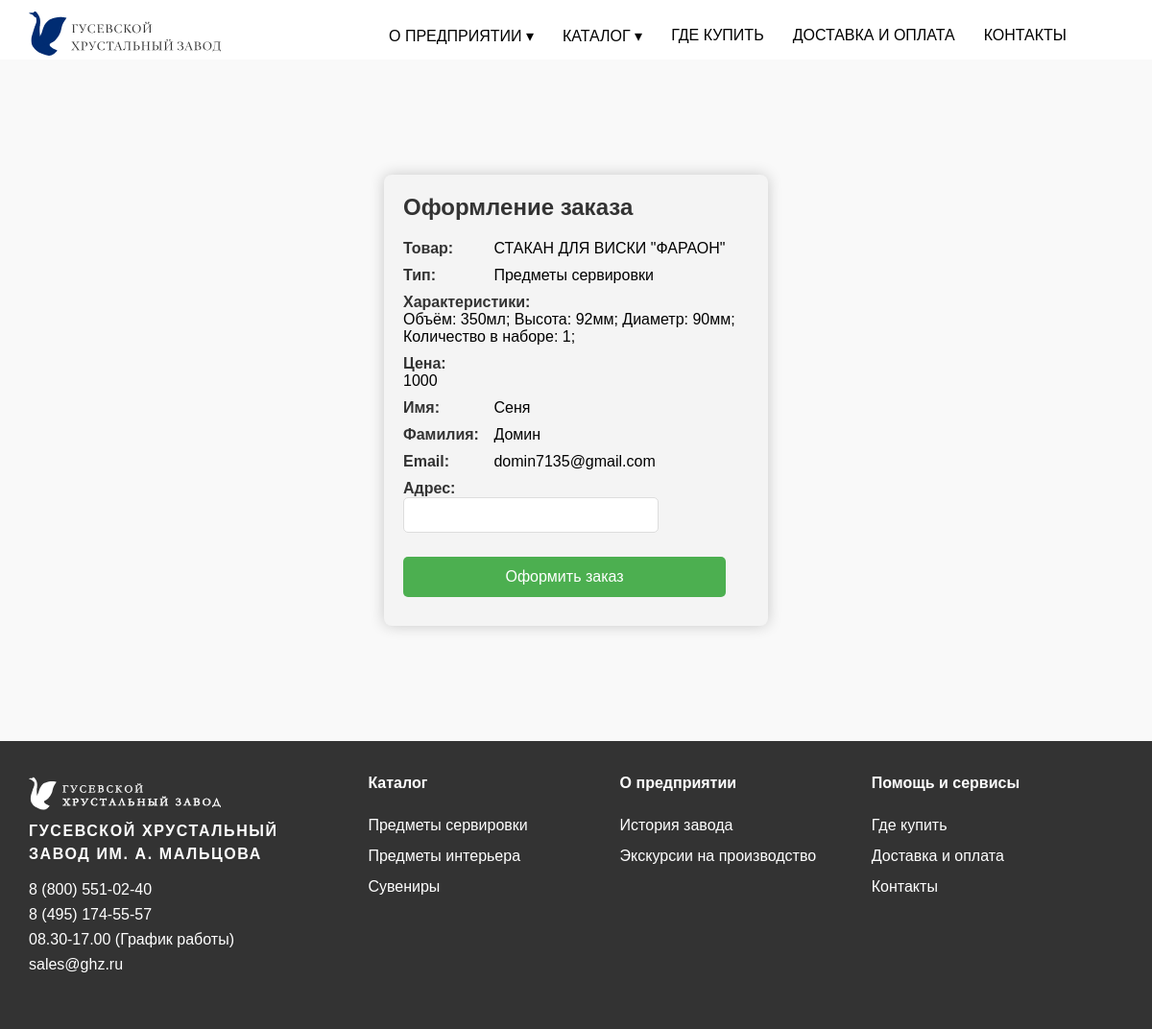
The app's page /order/1 (signed in) with its own data.
### tables this page shows
CREATE TABLE "tovary" (
	"id_tovara"	INTEGER NOT NULL UNIQUE,
	"image"	TEXT,
	"title"	TEXT,
	"type"	INTEGER,
	"color"	INTEGER,
	"drawing"	TEXT,
	"characterisrics"	TEXT,
	"appointment"	INTEGER,
	"price"	TEXT,
	PRIMARY KEY("id_tovara")
);

CREATE TABLE "types" (
	"id_type"	INTEGER NOT NULL UNIQUE,
	"name"	TEXT NOT NULL,
	PRIMARY KEY("id_type" AUTOINCREMENT)
);

CREATE TABLE "client" (
"id" INTEGER PRIMARY KEY NOT NULL UNIQUE,
"name" TEXT NOT NULL,
"surname" TEXT NOT NULL,
"email" TEXT NOT NULL UNIQUE,
"password" TEXT NOT NULL);

### main.py (the view)
@app.route("/order/<tovar_id>", methods=["POST", "GET"])
@login_required
def order(tovar_id):
    tovar_info = dbase.getTovar(tovar_id)
    id_user = current_user.get_id()
    name_user = current_user.get_name()
    surname_user = current_user.get_surname()
    email_user = current_user.get_email()
    if request.method == "POST":
        address = request.form['address']
        res = dbase.addOrder(id_user, tovar_id, address, tovar_info[0][0], tovar_info[0][-1])
        return redirect(url_for('profile'))
    return render_template('order.html', title_tovar=tovar_info[0][0], type_tovar=tovar_info[0][1], characteristic_tovar=tovar_info[0][2],
                           tovar_price=tovar_info[0][-1], name_user=name_user, surname_user=surname_user, email_user=email_user)

### FDataBase.py (called while the page is built)
    def getUser(self, user_id):
        try:
            self.__cur.execute(f"SELECT * FROM client WHERE id = {user_id} LIMIT 1")
            res = self.__cur.fetchone()
            if not res:
                print("Пользователь не найден")
                return False
            return res
        except sqlite3.Error as e:
            print("Ошибка получения данных их БД" + str(e))
        return False

    def getTovar(self, id):
        try:
            self.__cur.execute(f'SELECT tovary.title, types.name AS type_name, tovary.characterisrics, tovary.price FROM tovary '
                               f'JOIN types ON tovary.type = types.id_type WHERE tovary.id_tovara = {id} ')
            res = self.__cur.fetchall()
            return res
        except sqlite3.Error as e:
            print("Ошибка получения данных из БД" + str(e))
        return []

### UserLogin.py (called while the page is built)
    def fromDB(self, user_id, db):
        self.__user = db.getUser(user_id)
        return self

    def get_id(self):
        return str(self.__user['id'])

    def get_name(self):
        return str(self.__user['name'])

    def get_surname(self):
        return str(self.__user['surname'])

    def get_email(self):
        return str(self.__user['email'])

### main.py (called while the page is built)
def connect_db(): #подключение к бд
    conn = sqlite3.connect(app.config['DATABASE'])
    conn.row_factory = sqlite3.Row
    return conn

def get_db():# подклбчение к БД внутри запроса
    if not hasattr(g, 'link_db'):
        g.link_db = connect_db()
    return g.link_db

@app.before_request
def before_request():
    global dbase
    db = get_db()
    dbase = FDataBase(db)

@login_manager.user_loader
def load_user(user_id):
    print("load_user")
    return UserLogin().fromDB(user_id, dbase)

### templates/order.html (shortened to what this page needs)
<!DOCTYPE HTML>
<html lang="ru">
<head>
	<link rel="stylesheet" href="../../static/styles/menu.css">
	<link rel="stylesheet" href="../../static/styles/footer.css">
</head>
<body  style="background-color: #F9F9F9;">
	<header>
		<a href="/" class="logo"><img width="200" height="46" src="../../static/image/logotype.svg" alt="Гусевской хрустальный завод"></a>
		<nav>
			<ul>
				<li><a href="/about_us">О ПРЕДПРИЯТИИ &blacktriangledown;</a>
				</li>
				<li><a href="/catalog">КАТАЛОГ &blacktriangledown;</a>
				</li>
				<li><a href="/shops">ГДЕ КУПИТЬ</a></li>
				<li><a href="/oplata">ДОСТАВКА И ОПЛАТА</a></li>
				<li><a href="/contacts">КОНТАКТЫ</a></li>
			</ul>
        </nav>
    </header>
    <div class="form-container">
        <h2>Оформление заказа</h2>
        <form action="" method="post">
			<p><label>Товар:</label> {{ title_tovar }}</p>
			<p><label>Тип:</label> {{ type_tovar }}</p>
			<p><label>Характеристики:</label> <br>{{ characteristic_tovar }}</p>
			<p><label>Цена:</label> <br>{{ tovar_price }}</p>
            <p><label>Имя:</label> {{ name_user }}</p>
            <p><label>Фамилия:</label> {{ surname_user }}</p>
            <p><label>Email:</label> {{ email_user }}</p>
            <p><label>Адрес:</label> <input type="text" name="address" required></p>
            <p><input type="submit" value="Оформить заказ" /></p>
        </form>
    </div>
    <footer>
	<section class="footer">
		<nav>
			<div class="footer-left">
				<img width="200" height="46" src="../../static/image/logo-white.svg" alt="Гусевской хрустальный завод">
				<h4 style="letter-spacing: .1em;">ГУСЕВСКОЙ ХРУСТАЛЬНЫЙ ЗАВОД ИМ. А. МАЛЬЦОВА</h4>
				<p>8 (800) 551-02-40</p>
				<p>8 (495) 174-55-57</p>
				<p>08.30-17.00 (График работы)</p>
				<p>sales@ghz.ru</p>
			</div>
			<div class="footer-right">
				<a href="/catalog"><h4>Каталог</h4></a>
				<a href="/catalog/predmety_serv">Предметы сервировки</a>
				<a href="/catalog/predmety_int">Предметы интерьера</a>
				<a href="/catalog/syveniry">Сувениры</a>
			</div>
			<div class="footer-right">
				<a href="/about_us"><h4>О предприятии</h4></a>
				<a href="/about_us/history">История завода</a>
				<a href="/about_us/ekskursii_na_proizvodstvo">Экскурсии на производство</a>
			</div>
			<div class="footer-right">
				<h4>Помощь и сервисы</h4>
				<a href="/shops">Где купить</a>
				<a href="/oplata">Доставка и оплата</a>
				<a href="/contacts">Контакты</a>
			</div>
		</nav>
	</section>
	</footer>
</body>
</html>

### static/styles/menu.css (style rules this page uses)
* { margin: 0; padding: 0; box-sizing: border-box; font-family: sans-serif; list-style: none; text-decoration: none; }
nav ul { width: 100%; }
header .logo { width: 20%; margin-right: 70px; margin-left: 30px; }
header nav { padding-left: 50px; }
header { top: 0; left: 0; right: 0; background: #fff; display: flex; align-items: center; padding-top: 12px; }
header nav ul li { position: relative; float: left; }
header nav ul li a { padding: 15px; color: #000; font-size: 16px; display: block; }

### static/styles/footer.css (style rules this page uses)
.footer { background-color: #333333; background-position: center; background-size: cover; bottom: 0; left: 0; width: 100%; padding: 2rem 0; align-items: center; height: 300px; }
.footer h4 { color: #fff; line-height: 1.5; margin-bottom: 1rem; }
.footer p { color: #fff; font-size: 1rem; margin-bottom: 0.5rem; }
.footer-left { width: 24%; margin-right: 7%; }
.footer-right { width: 23%; }
.footer-right a { color: #fff; display: flex; flex-flow: column wrap; line-height: 2; }
footer section nav div { float: left; }
footer section nav { padding-left: 2.5%; padding-right: 2.5%; }

### templates/order.html (style rules this page uses)
.form-container { width: 400px; margin: auto; margin-top: 10%; margin-bottom: 10%; padding: 20px; border-radius: 8px; background-color: #f4f4f4; box-shadow: 0 0 15px rgba(0, 0, 0, 0.2); font-family: Arial, sans-serif; }
.form-container h2 { margin-bottom: 20px; color: #333; }
.form-container p { margin: 10px 0; }
.form-container label { display: inline-block; width: 80px; font-weight: bold; color: #333; text-align: left; margin-right: 10px; }
.form-container input[type="text"] { width: calc(100% - 94px); padding: 10px; border-radius: 5px; border: 1px solid #ddd; margin-bottom: 15px; box-sizing: border-box; }
.form-container input[type="submit"] { width: calc(100% - 24px); padding: 12px; border-radius: 5px; border: none; background-color: #4CAF50; color: white; font-size: 16px; cursor: pointer; transition: background-color 0.3s ease; }

### records on screen
tovary: title "СТАКАН ДЛЯ ВИСКИ \"ФАРАОН\"", characterisrics "Объём: 350мл; Высота: 92мм; Диаметр: 90мм; Количество в наборе: 1;", price "1000"
types: name "Предметы сервировки"
client: name "Сеня", surname "Домин", email "domin7135@gmail.com"
